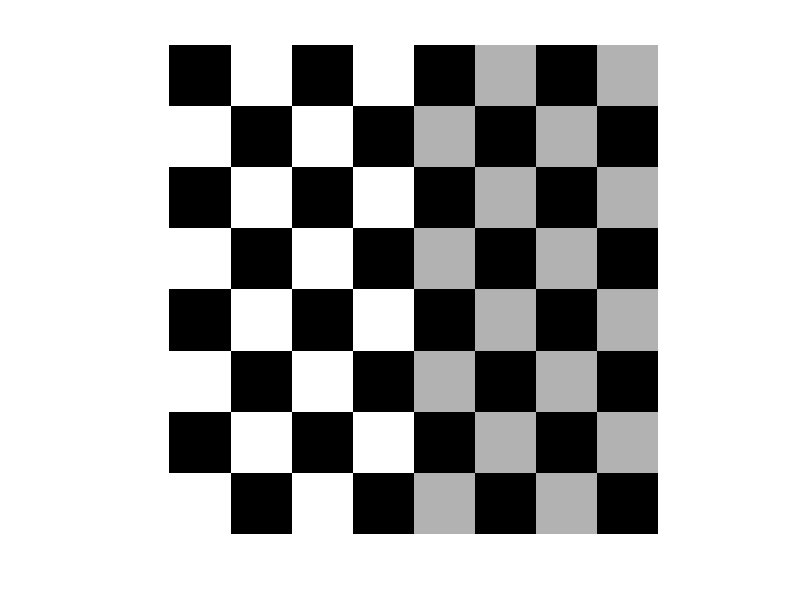
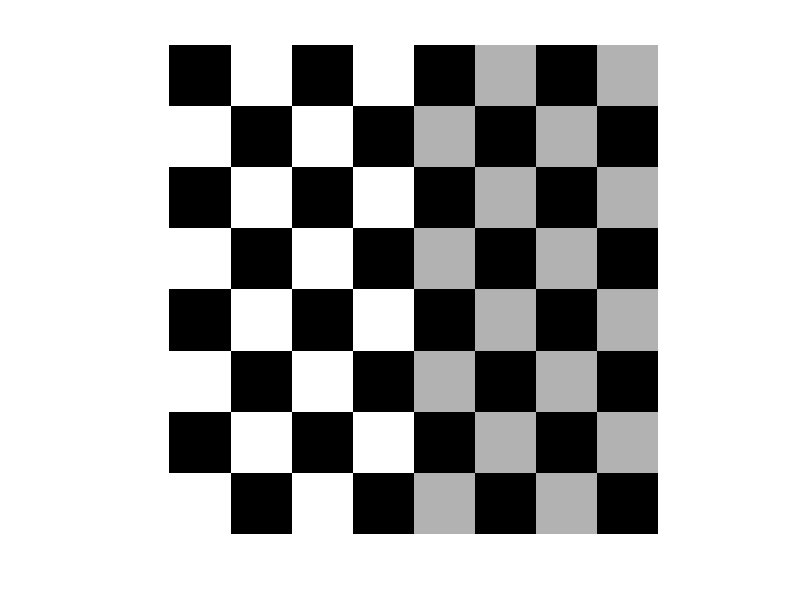

Here is the MATLAB script that generated these plots, in order:
% a03_01_pre [script]
clc, clear, close all

g = checkerboard;
figure; imshow(g)

gu = im2uint8(g);
% Só pra lembrar:
% gu2 = uint8(g.*255); % igual im2uint8(g)
% igual = isequal(gu,gu2) % igual é '1'

% Função de transformação
y = uint8(0:1:255);
gIdx = double(gu)+1; % double(gu) pq 255+1...
% ...em um uint8 ocorre overflow (MATLAB não
% ..."gira" fazendo voltar pra 0; ele trunca em 255).
% +1 pq MATLAB é one-based indexing.

gtu = y(gIdx); % saída gtu é da mesma classe 
% da função de transformação y
figure; imshow(gtu);
% igual = isequal(gu,gtu) % igual é '1'